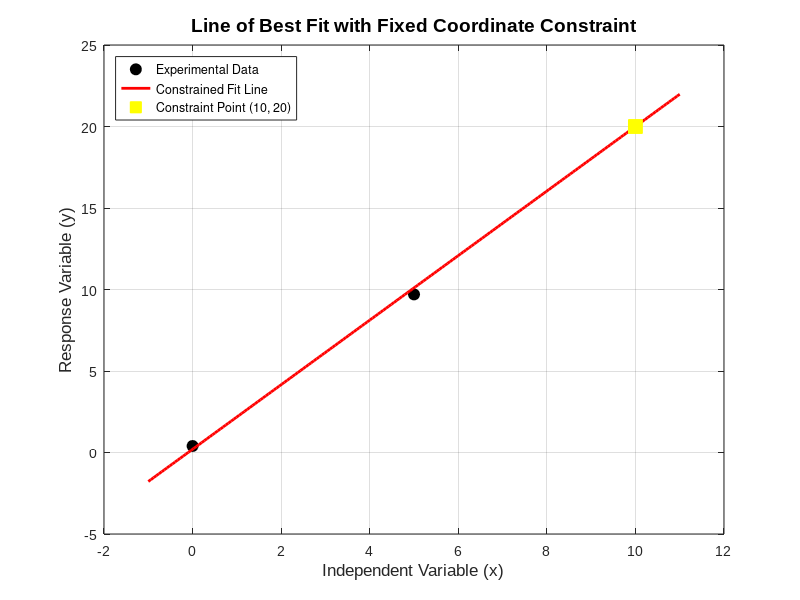

Write MATLAB code to recreate this figure.
% =========================================================================================
% FILE NAME: Q22_ConstrainedBestFit.m
% AUTHOR: [Amey Thakur](https://github.com/Amey-Thakur)
% COURSE REPO: https://github.com/Amey-Thakur/COMPUTATIONAL-METHODS-AND-MODELING-FOR-ENGINEERING-APPLICATIONS
% RELEASE DATE: September 08, 2023
% LICENSE: Creative Commons Attribution 4.0 International (CC BY 4.0)
%
% DESCRIPTION:
% This script computes a constrained linear best-fit line that is forced to pass 
% through a specific coordinate point, utilizing analytical optimization.
%
% PROBLEM STATEMENT (Q22):
% Consider the following data. Find the best-fit line that passes through the 
% point x0 = 10, y0 = 20.
%
% x: [0,   5,   10]
% y: [0.4, 9.7, 20]
%
% Reference: MATLAB for Engineering Applications, William J. Palm, Chapter 6, Q22.
%
% TECHNOLOGY STACK:
% - Programming Language: MATLAB (R2023a+)
% =========================================================================================

% --- Environment Initialization ---
clc;
clear;
close all;

% --- Experimental Dataset Acquisition ---
x = [0, 5, 10];
y = [0.4, 9.7, 20];

% Constraint Point
x0 = 10;
y0 = 20;

% --- Analytical Constrained Modeling ---
% Line equation: y - y0 = m * (x - x0)
% => y = m * (x - x0) + y0
% Let u = x - x0 and v = y - y0
% Then v = m * u
% The least-squares estimate for m in v = m * u (with no intercept) is:
% m = sum(u * v) / sum(u^2)

u = x - x0;
v = y - y0;

m_opt = sum(u .* v) / sum(u.^2);

% Functional result: y = m_opt * (x - 10) + 20
% Intercept b: y = m_opt * x + (20 - 10 * m_opt)
b_opt = y0 - m_opt * x0;

% --- Validation and Visualization ---
x_smooth = linspace(-1, 11, 200);
y_fit = m_opt .* (x_smooth - x0) + y0;

figure('Color', 'w', 'Name', 'Constrained Regression Analysis');
plot(x, y, 'ko', 'MarkerFaceColor', 'k', 'MarkerSize', 8, 'DisplayName', 'Experimental Data');
hold on;
plot(x_smooth, y_fit, 'r-', 'LineWidth', 2, 'DisplayName', 'Constrained Fit Line');
plot(x0, y0, 'ys', 'MarkerSize', 10, 'MarkerFaceColor', 'y', 'DisplayName', 'Constraint Point (10, 20)');

% Aesthetics and Labeling
grid on;
set(gca, 'FontName', 'Arial', 'FontSize', 10);
xlabel('Independent Variable (x)', 'FontSize', 12);
ylabel('Response Variable (y)', 'FontSize', 12);
title('Line of Best Fit with Fixed Coordinate Constraint', 'FontSize', 14, 'FontWeight', 'bold');
legend('Location', 'northwest');

% --- Results Visualization ---
fprintf('--- Constrained Model Parameters ---\n');
fprintf('Optimized Slope (m):    %8.4f\n', m_opt);
fprintf('Effective Intercept (b): %8.4f\n', b_opt);
fprintf('\nModel Equation: y = %.4f * (x - 10) + 20\n', m_opt);

% Professional Scholarly Footer
fprintf('\nMathematical Insight: Constrained regression reduces the degrees of freedom by forcing the model through a known physical anchor point, ensuring the model adheres to theoretical or empirical boundary conditions.\n');
